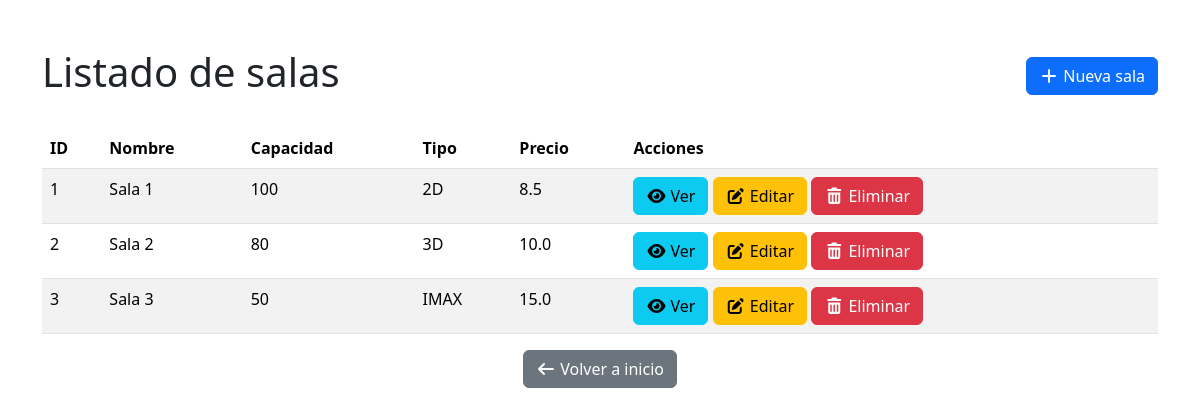
Before: /salas with the older database file.
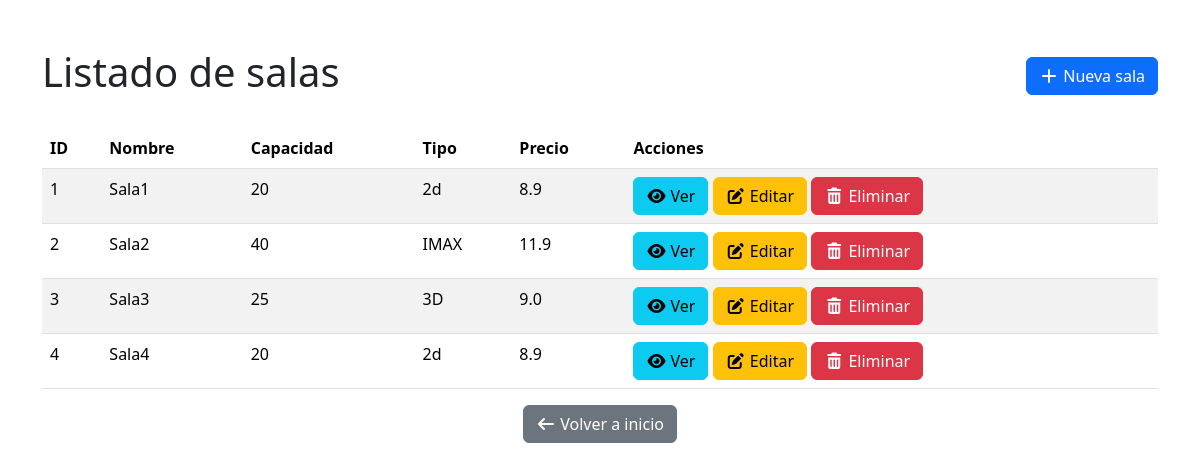
After: the same page with the newer database file.
### app/models/sala.py (models this page shows)
class SalaORM(Base):
    __tablename__ = "salas"
    id: Mapped[int] = mapped_column(Integer, primary_key=True, autoincrement=True)
    nombre: Mapped[str] = mapped_column(nullable=False)
    capacidad: Mapped[int] = mapped_column(Integer, nullable=False)
    tipo: Mapped[str] = mapped_column(Enum("2D", "3D", "IMAX", "2d", "3d", "imax", "Imax", name="tipo_enum"), nullable=False)
    precio: Mapped[float] = mapped_column(Float, nullable=False)

### app/routers/web/salas.py (the view)
@router.get("", response_class=HTMLResponse)
def list_salas(request: Request, db: Session = Depends(get_db)):
    salas = db.execute(select(SalaORM)).scalars().all()
    return templates.TemplateResponse(
        "salas/list.html",
        {"request": request, "salas": salas}
    )

### app/templates/salas/list.html (shortened to what this page needs)
<!DOCTYPE html>
<html lang="en">
<head>
    <link href="https://cdn.jsdelivr.net/npm/bootstrap@5.3.8/dist/css/bootstrap.min.css" rel="stylesheet">
    <link rel="stylesheet" href="https://cdnjs.cloudflare.com/ajax/libs/font-awesome/7.0.1/css/all.min.css" />
</head>
<body>
    <div class="container mt-5">
        <div class="d-flex justify-content-between align-items-center mb-4">
            <h1>Listado de salas</h1>
            <a href="/salas/new" class="btn btn-primary">
                <i class="fa-solid fa-plus"></i> Nueva sala
            </a>
        </div>
        <table class="table table-striped">
            <thead>
                <tr>
                    <th>ID</th>
                    <th>Nombre</th>
                    <th>Capacidad</th>
                    <th>Tipo</th>
                    <th>Precio</th>
                    <th>Acciones</th>
                </tr>
            </thead>
            <tbody>
                {% for sala in salas %}
                <tr>
                    <td>{{sala.id }}</td>
                    <td>{{ sala.nombre}}</td>
                    <td>{{ sala.capacidad}}</td>
                    <td>{{ sala.tipo}}</td>
                    <td>{{ sala.precio}}</td>
                    <td>
                        <a href="/salas/{{ sala.id }}" class="btn btn-info"><i class="fa-solid fa-eye"></i> Ver</a>
                        <a href="/salas/{{ sala.id }}/edit" class="btn btn-warning">
                            <i class="fa-solid fa-pen-to-square"></i> Editar
                        </a>
                        <form method="post" action="/salas/{{ sala.id }}/delete" style="display: inline" onsubmit="return confirm('¿Estás seguro de que quieres eliminar esta sala?');">
                            <button type="submit" class="btn btn-danger">
                                <i class="fa-solid fa-trash-can"></i> Eliminar
                            </button>
                        </form>
                    </td>
                </tr>
                {% endfor %}
            </tbody>
        </table>
        <div class="card-footer text-center">
            <a href="/" class="btn btn-secondary">
                <i class="fa fa-arrow-left"></i> Volver a inicio
            </a>
        </div>
    </div>
</body>
</html>

Changed rows visible on the page:
changed SalaORM id 1: nombre "Sala 1" → "Sala1"; capacidad "100" → "20"; tipo "2D" → "2d"; precio "8.5" → "8.9"
changed SalaORM id 2: nombre "Sala 2" → "Sala2"; capacidad "80" → "40"; tipo "3D" → "IMAX"; precio "10.0" → "11.9"
changed SalaORM id 3: nombre "Sala 3" → "Sala3"; capacidad "50" → "25"; tipo "IMAX" → "3D"; precio "15.0" → "9.0"
added SalaORM: id "4", nombre "Sala4", capacidad "20", tipo "2d", precio "8.9"
